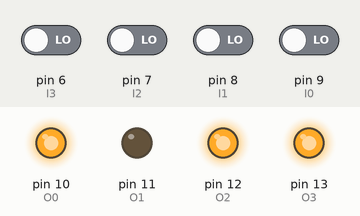
This sketch was run on a simulated Arduino Uno, built with avr-gcc and run on an emulated ATmega328P. On the bench: output pins drawn as LEDs (lit = HIGH). Inputs (shaded band) come from the test bench; at power-on: pin 6 (I3), pin 7 (I2), pin 8 (I1), pin 9 (I0) LOW.

Above: at 1.2 s.
1.3 s: pin 6 (I3) driven HIGH
At 2.5 s:
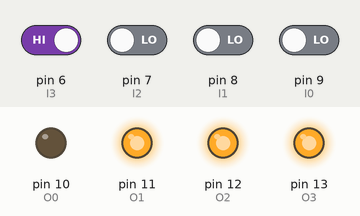
2.8 s: pin 7 (I2) driven HIGH
At 3.6 s:
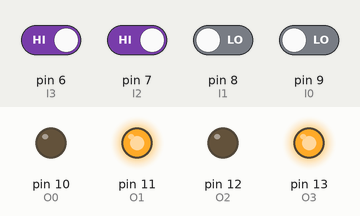
4.3 s: pin 8 (I1) driven HIGH
At 4.8 s:
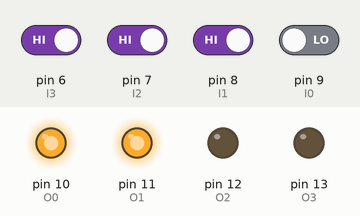
5.8 s: pin 9 (I0) driven HIGH
At 7.0 s:
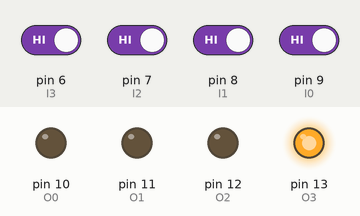
7.3 s: pin 8 (I1) driven LOW
At 8.3 s:
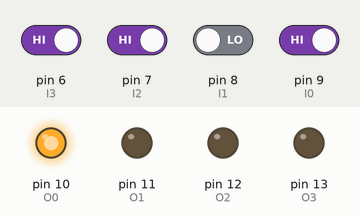
8.8 s: pin 6 (I3) driven LOW
At 9.4 s:
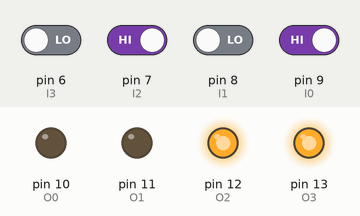
Timing chart, 0 to 11.3 s (numbered marks = the images above; inputs shaded):
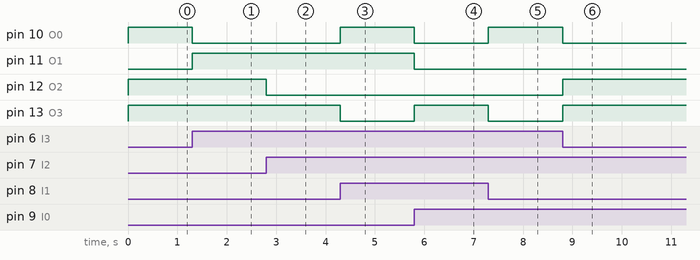

The sketch:

ArduinoCodeBoard2.ino
```cpp
int I0 = 9;  //Input pins connected to digital pin
int I1 = 8;
int I2 = 7;
int I3 = 6;

int O0=10; //Output pins connected to digital pin
int O1=11;
int O2=12;
int O3=13;


void setup() {

  pinMode(I0,INPUT);  //Sets I0,I1,I2,I3 as INPUT
  pinMode(I1,INPUT);
  pinMode(I2,INPUT);
  pinMode(I3,INPUT);

  pinMode(O0,OUTPUT);  //Sets output pins as OUTPUT
  pinMode(O1,OUTPUT);
  pinMode(O2,OUTPUT);
  pinMode(O3,OUTPUT);

}

void loop() {
  boolean I0State = digitalRead(I0);  //Reads input pins
  boolean I1State = digitalRead(I1);
  boolean I2State = digitalRead(I2);
  boolean I3State = digitalRead(I3);

  boolean O0State;
  boolean O1State;
  boolean O2State;
  boolean O3State;

 O0State= (!I3State & !I2State & !I1State & !I0State)|(!I2State & I1State & I0State)|(I3State & !I1State & I0State)|(I3State & I1State& !I0State);    //Setting the kmap equations for each output pins
 O1State= (!I3State & I1State)|(I2State & !I0State)|(I3State & !I2State & !I1State)|(I3State & !I2State & I0State);
 O2State= (!I3State & !I1State)|(!I2State & !I1State & !I0State)|(!I3State & I2State);
 O3State= (!I3State & !I2State)|(!I3State & I0State)|(I2State & I1State & I0State)|(I3State & !I1State & !I0State);


 digitalWrite(O0,O0State);  //lighting of the LED's
 digitalWrite(O1,O1State);
 digitalWrite(O2,O2State);
 digitalWrite(O3,O3State);


}
```

Measured:
- after the input at 1.3 s, pin 10 (O0): HIGH → LOW at once; pin 11 (O1): LOW → HIGH at once
- after the input at 2.8 s, pin 12 (O2): HIGH → LOW at once
- after the input at 4.3 s, pin 10 (O0): LOW → HIGH at once; pin 13 (O3): HIGH → LOW at once
- after the input at 5.8 s, pin 10 (O0), pin 11 (O1): HIGH → LOW at once; pin 13 (O3): LOW → HIGH at once
- after the input at 7.3 s, pin 10 (O0): LOW → HIGH at once; pin 13 (O3): HIGH → LOW at once
- after the input at 8.8 s, pin 10 (O0): HIGH → LOW at once; pin 12 (O2), pin 13 (O3): LOW → HIGH at once
